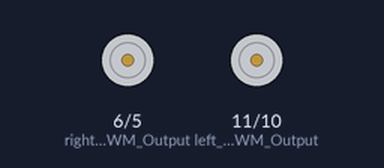
The sketch below on a simulated Arduino Uno, built with avr-gcc and run on an emulated ATmega328P. Shown: motor-driver pin pairs drawn as motors (green arrow = first pin HIGH = forward, orange = second pin HIGH = backward, longer = more drive).

Above: at 0.7 s.
At 25.0 s:
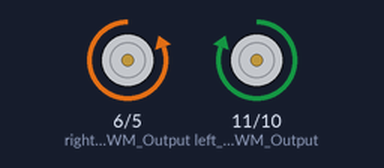
At 50.7 s:
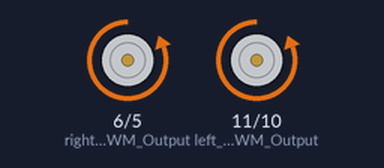
Timing chart, 0 to 56.9 s (numbered marks = the images above):
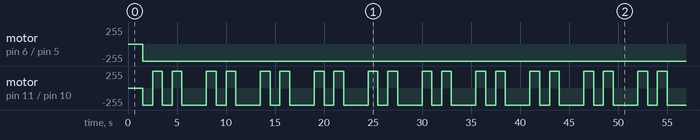

The sketch:

t1.ino
```cpp
int right_RPWM_Output = 5;
int right_LPWM_Output = 6;
int left_RPWM_Output = 10;
int left_LPWM_Output = 11;


void setup()
{
  Serial.begin(57600);
  //motor
  pinMode(right_RPWM_Output, OUTPUT);
  pinMode(right_LPWM_Output, OUTPUT);
  pinMode(left_RPWM_Output, OUTPUT);
  pinMode(left_LPWM_Output, OUTPUT);

}

void loop()
{
delay(1500);
leftrunaway();
}
```

motor.ino
```cpp
void Stop(){

    digitalWrite(right_LPWM_Output, 0);
    digitalWrite(right_RPWM_Output, 0);
   }

void right_forward (int speedd){
    digitalWrite(right_LPWM_Output, 0);
    digitalWrite(right_RPWM_Output, speedd);
}

void left_forward (int speedd){
    digitalWrite(left_RPWM_Output, speedd);
    digitalWrite(left_LPWM_Output, 0);
}


void right_backward (int speedd){
    digitalWrite(right_LPWM_Output, speedd);
    digitalWrite(right_RPWM_Output, 0);
}

void left_backward (int speedd){
    digitalWrite(left_RPWM_Output, 0);
    digitalWrite(left_LPWM_Output, speedd );
}
```

movement.ino
```cpp
void leftrunaway(){

  //forward
  right_forward (50);
  left_forward (50);
  delay(1000);
  //turn left
  right_forward (50);
  left_backward (50);
  delay(500);
  //turn left
  right_forward (50);
  left_backward (50);
  delay(500);
  //forward
  right_forward (50);
  left_forward (50);
  delay(1000);
  //turn left
  right_forward (50);
  left_backward (50);
  delay(500);
  //turn left
  right_forward (50);
  left_backward (50);
  delay(500);
  //forward
  right_forward (50);
  left_forward (50);

}

 void backaway(){
  //backward
  left_backward (50);
  right_backward (50);
  delay(1000);
  //turn left
  right_forward (50);
  left_backward (50);
  delay(300);
  //forward
  right_forward (50);
  left_forward (50);
  delay(1000);
}


 void forwardleftspin(){
  //forward
  right_forward (50);
  left_forward (50);
  delay(1000);
  //leftspin
  right_forward (50);
  left_backward (50);
  delay(1000);
 }

 void leftsearch(){
  //leftspin
  right_forward (50);
  left_backward (50);


 }

 void leftloop() {
//left looping around the enemy

  //forward
  right_forward (100);
  left_forward(100);
  delay(2000);
  //big round left turn
  right_forward (70);
  left_forward (50);
  delay(3000);
  //forward
  right_forward (100);
  left_forward(100);
  delay(2000);
  //small round left turn
  right_forward (100);
  left_forward (50);
  delay(2000);
  //forward
  right_forward(100);
  left_forward(100);
 }

void angular_leftrunaway(){
  //angular spin
  right_backward(70);
  left_forward(70);
  delay(500);
  //forward
  right_forward(100);
  left_forward(100);
  delay(3000);
  //small round left turn
  right_forward (100);
  left_forward (50);
  delay(2000);
  //forward
  right_forward(100);
  left_forward(100);
  delay(3000);
  //small round left turn
  right_forward (100);
  left_forward (50);
  delay(2000);
}

void lefthitspin(){
  right_forward(200);
  left_forward(200);
  delay(2500);
  right_forward(255);
  left_forward(255);
  delay(500);
  right_forward (200);
  left_backward (200);
  delay(2000);
}

void leftroundtrack(){
   right_backward(70);
  left_forward(70);
  delay(3000);
  right_forward(100);
  left_forward(100);
  delay(4000);
  Stop();
  delay(100);
   //big round left turn
  right_forward (95);
  left_forward (85);
  delay(9000);
  Stop();
  delay(100);


}
```

Measured:
- by itself, motor on pin 6 (right_LPWM_Output) / pin 5 (right_RPWM_Output): stopped → backward 255/255 at 1.5 s
- by itself, motor on pin 11 (left_LPWM_Output) / pin 10 (left_RPWM_Output): repeats every 5.5 s: forward 255/255 1.0 s, backward 255/255 1.0 s, forward 255/255 1.0 s, backward 255/255 2.5 s
